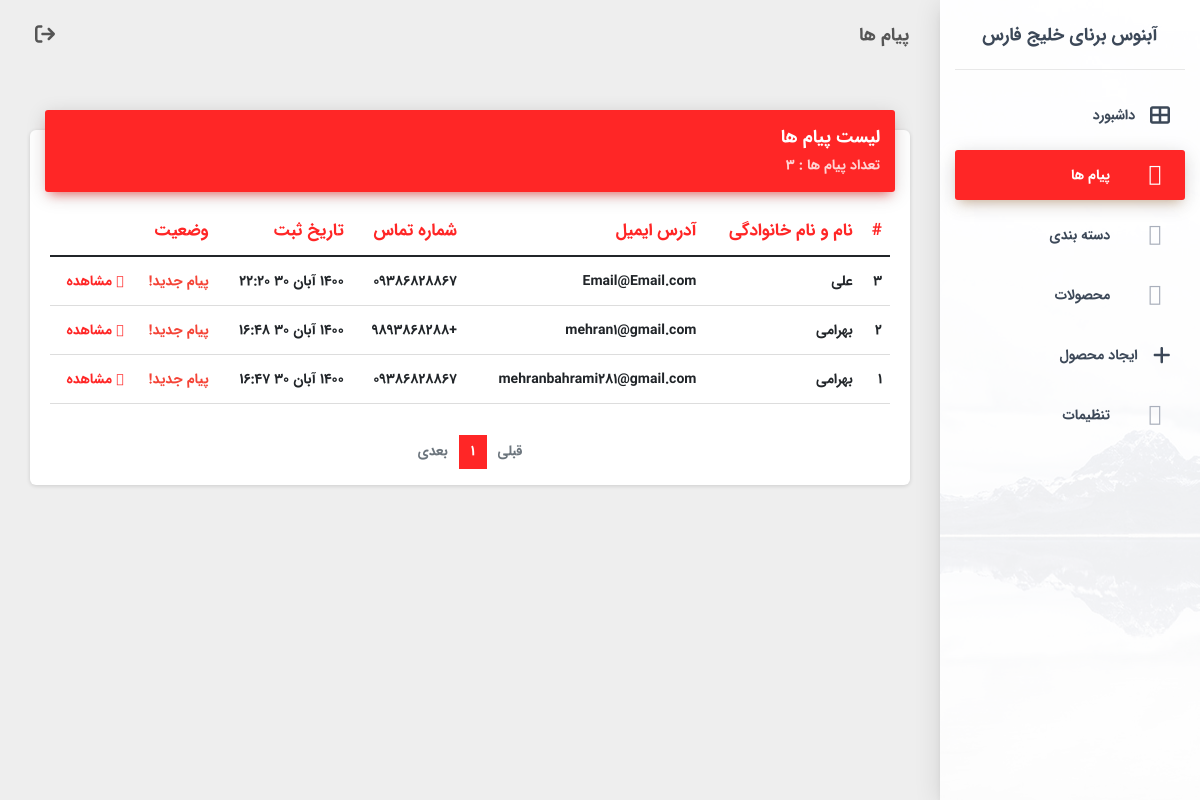
The page /fa/staff/messages/ on the database its author committed.
### main/models.py (models this page shows, shortened)
class Message(models.Model):
    name = models.CharField(max_length=120)
    email = models.EmailField()
    phone_number = models.CharField(max_length=11)
    text = models.TextField()
    created_on = models.DateField(blank=True, null=True ,auto_now_add=True)
    created_on_time = models.TimeField(blank=True, null=True ,auto_now_add=True)
    is_read = models.BooleanField(default=False)
    def jcreated_on(self):
        return jalali_converter(self.created_on)

### staff/views.py (the view)
# urls.py: path('messages/', views.staff_messages, name="staff_messages"),
def staff_messages(request):
    messages = Message.objects.order_by('-created_on', '-created_on_time')
    count = Message.objects.all().count()
    page = request.GET.get('page', 1)
    paginator = Paginator(messages, 12)
    try:
        messages = paginator.page(page)
    except PageNotAnInteger:
        messages = paginator.page(1)
    except EmptyPage:
        messages = paginator.page(paginator.num_pages)
    ctx = {'messages':messages, 'count':count}
    return render(request, 'staff/messages.html',ctx)

### extensions/jalali.py (called while the page is built)
    def persian_tuple(self):
        return self.persian_year, self.persian_month, self.persian_day

### extensions/utils.py (called while the page is built)
def jalali_converter(time):
	time_to_str = "{},{},{}".format(time.year, time.month, time.day)
	time_to_tuple = jalali.Gregorian(time_to_str).persian_tuple()
	j_months = ["فروردین",
		"اردیبهشت",
		"خرداد",
		"تیر",
		"مرداد",
		"شهریور",
		"مهر",
		"آبان",
		"آذر",
		"دی",
		"بهمن",
		"اسفند",]
	return "{} {} {}".format(time_to_tuple[0], j_months[time_to_tuple[1]-1], time_to_tuple[2]), time_to_tuple, f"{time_to_tuple[2]}/{time_to_tuple[1]}"

### main/context_processors.py (called while the page is built)
def setting(requet, **kwargs):
    setting = Setting.objects.first()
    ctx = {'setting':setting}
    return ctx

### main/templates/staff/messages.html (shortened to what this page needs)
{% extends 'staff/base.html' %}
{% block head %}پیام ها{% endblock head %}
{% block content %}
<div class="d-none">{% block meassages %}active{% endblock %}</div>
<div class="content">
  <div class="container-fluid">
    <div class="row">
      <div class="col-md-12">
        <div class="card">
          <div class="card-header card-header-primary">
            <h4 class="card-title ">لیست پیام ها</h4>
            <p class="card-category">تعداد پیام ها : {{count}}</p>
          </div>
          <div class="card-body">
            <div class="table-responsive">
              <table class="table">
                <thead class=" text-primary">
                  <tr>
                    <th>
                      #
                    </th>
                    <th>
                      نام و نام خانوادگی
                    </th>
                    <th>
                      آدرس ایمیل
                    </th>
                    <th>
                      شماره تماس
                    </th>
                    <th>
                      تاریخ ثبت
                    </th>
                    <th>
                      وضعیت
                    </th>
                  </tr>
                </thead>
                <tbody>
                  {% for message in messages %}
                  <tr>
                    <td>
                      {{message.id}}
                    </td>
                    <td>
                      {{message.name}}
                    </td>
                    <td>
                      {{message.email}}
                    </td>
                    <td>
                      {{message.phone_number}}
                    </td>
                    <td>
                      {{message.jcreated_on.0}}
                      {{message.created_on_time|date:"G:i"}}
                    </td>
                    <td>
                      {% if message.is_read == False %}
                      <span class="text-danger">پیام جدید!</span>
                      {% else %}
                      <div class="text-black-50">خوانده شده</div>
                      {% endif %}
                    </td>
                    <td class="text-primary">
                      <a href="/staff/messages/{{message.id}}"><i class="fad fa-eye"></i> مشاهده</a>
                    </td>
                  </tr>
                  {% endfor %}
                </tbody>
              </table>
            </div>
          </div>
          <nav aria-label="Page navigation">
            <ul class="pagination justify-content-center">
              {% if messages.has_previous %}
              <li class="page-item ">
                <a class="page-link page-link-prev"
                  href="?page={{ messages.previous_page_number }}{% for key, value in request.GET.items %}{% if key != 'page' %}&{{ key }}={{ value }}{% endif %}{% endfor %}"
                  aria-label="Previous" tabindex="-1" aria-disabled="true">
                  <span aria-hidden="true"><i class="icon-long-arrow-right"></i></span>قبلی
                </a>
              </li>
              {% else %}
              <li class="page-item disabled">
                <a class="page-link page-link-prev" href="" aria-label="Previous" tabindex="-1" aria-disabled="true">
                  <span aria-hidden="true"></span>قبلی
                </a>
              </li>
              {% endif %}
              {% for i in messages.paginator.page_range %}
              {% if messages.number == i %}
              <li class="page-item active" aria-current="page"><a class="page-link" href="">{{ i }}</a></li>
              {% elif i > messages.number|add:'-5' and i < messages.number|add:'4' %} <li class="page-item"
                aria-current="page"><a class="page-link"
                  href="?page={{ i }}{% for key, value in request.GET.items %}{% if key != 'page' %}&{{ key }}={{ value }}{% endif %}{% endfor %}">{{i}}</a></li>
                {% endif %}
                {% endfor %}
                {% if messages.has_next %}
                <li class="page-item">
                  <a class="page-link page-link-next"
                    href="?page={{ messages.next_page_number }}{% for key, value in request.GET.items %}{% if key != 'page' %}&{{ key }}={{ value }}{% endif %}{% endfor %}"
                    aria-label="Next">
                    بعدی <span aria-hidden="true"><i class="icon-long-arrow-left"></i></span>
                  </a>
                </li>
                {% else %}
                <li class="page-item disabled">
                  <a class="page-link page-link-next" href="" aria-label="Next">
                    بعدی <span aria-hidden="true"></span>
                  </a>
                </li>
                {% endif %}
            </ul>
          </nav>
        </div>
      </div>
    </div>
  </div>
</div>
{% endblock content %}

### rows shown on the page
Message: id "3", name "علی", email "Email@Email.com", phone_number "09386828867", jcreated_on.0 "1400 آبان 30", created_on_time "22:20", is_read "پیام جدید!"
Message: id "2", name "بهرامی", email "mehran1@gmail.com", phone_number "+9893868288", jcreated_on.0 "1400 آبان 30", created_on_time "16:48", is_read "پیام جدید!"
Message: id "1", name "بهرامی", email "mehranbahrami281@gmail.com", phone_number "09386828867", jcreated_on.0 "1400 آبان 30", created_on_time "16:47", is_read "پیام جدید!"

### other values the page prints
{{ count }} "3"
{{ i }} "1"
